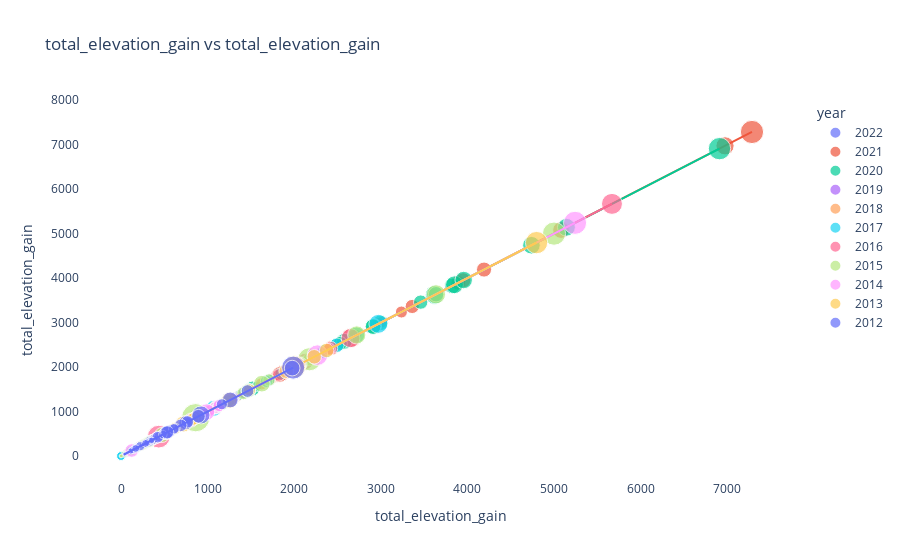

This figure's notebook cell:
### Code cell
######################
# PERFORMACE METRICS #
######################

metric_1 = 'total_elevation_gain'
metric_2 = 'total_elevation_gain'

processed_data['year'] = processed_data['year'].astype(str)
# Scatterplots
fig = px.scatter(processed_data, x=metric_1, y=metric_2, size='distance', color='year', title='Average Speed vs Average Cadence', trendline="ols")

fig.update_layout(
    title=f'{metric_1} vs {metric_2}',
    xaxis_title=f'{metric_1}',
    yaxis_title=f'{metric_2}',
    plot_bgcolor='rgba(0,0,0,0)'
    )
